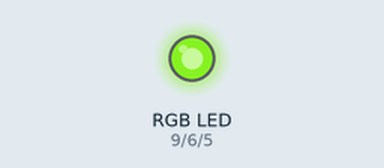
Simulated run of this sketch. Board: Arduino Nano, built with avr-gcc and run on an emulated ATmega328P. Shown: an RGB LED mixed from three pins (HIGH = lit). Dim RGB values are drawn brighter than linear.

Above: at 0.05 s.
At 0.15 s:
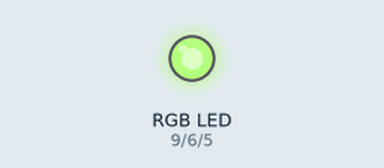
At 0.35 s:
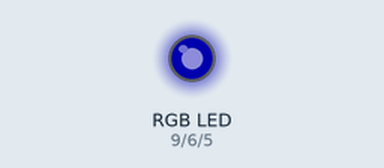
At 0.5 s:
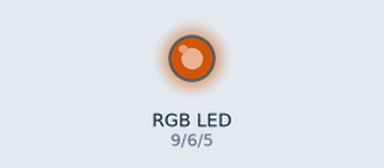
At 0.65 s:
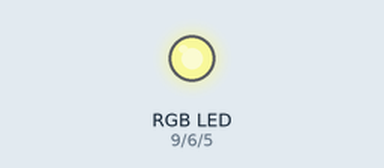
At 2.15 s:
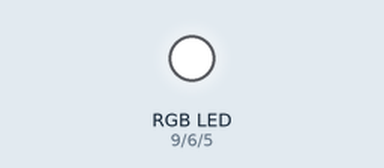
Timing chart, 0 to 5.0 s (numbered marks = the images above):
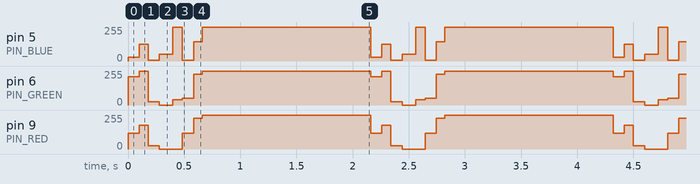

Measured:
- by itself, pin 9 (PIN_RED): repeats every 2.2 s: 180/255 0.08 s, 25/255 0.10 s, 0/255 0.21 s, 120/255 0.10 s, 230/255 0.08 s, 255/255 1.5 s, 117/255 0.10 s
- by itself, pin 5 (PIN_BLUE): repeats every 2.2 s: 125/255 0.08 s, 5/255 0.10 s, 51/255 0.12 s, 255/255 0.09 s, 5/255 0.10 s, 143/255 0.08 s, 255/255 1.5 s, 29/255 0.10 s

The sketch:

sketch.ino
```cpp
/*
 *
 *
 */

const int PIN_RED   = 9;
const int PIN_GREEN = 6;
const int PIN_BLUE  = 5;

void setup() {
  pinMode(PIN_RED,   OUTPUT);
  pinMode(PIN_GREEN, OUTPUT);
  pinMode(PIN_BLUE,  OUTPUT);
}

void loop() {

  setColor(138,43,226);
  delay(100);
  setColor(75,0,130);
  delay(80);
  setColor(230,230,250);
  delay(100);
  setColor(255,255,204);
  delay(120);
  setColor(255,215,0);
  delay(85);
  setColor(135,206,250);
  delay(100);
  setColor(25,25,112);
  delay(75);


  setColor(0,0,0);
  delay(1500);

}

void setColor(int R, int G, int B) {
  analogWrite(PIN_RED,   255 - R);
  analogWrite(PIN_GREEN, 255 - G);
  analogWrite(PIN_BLUE,  255 - B);
}
```
